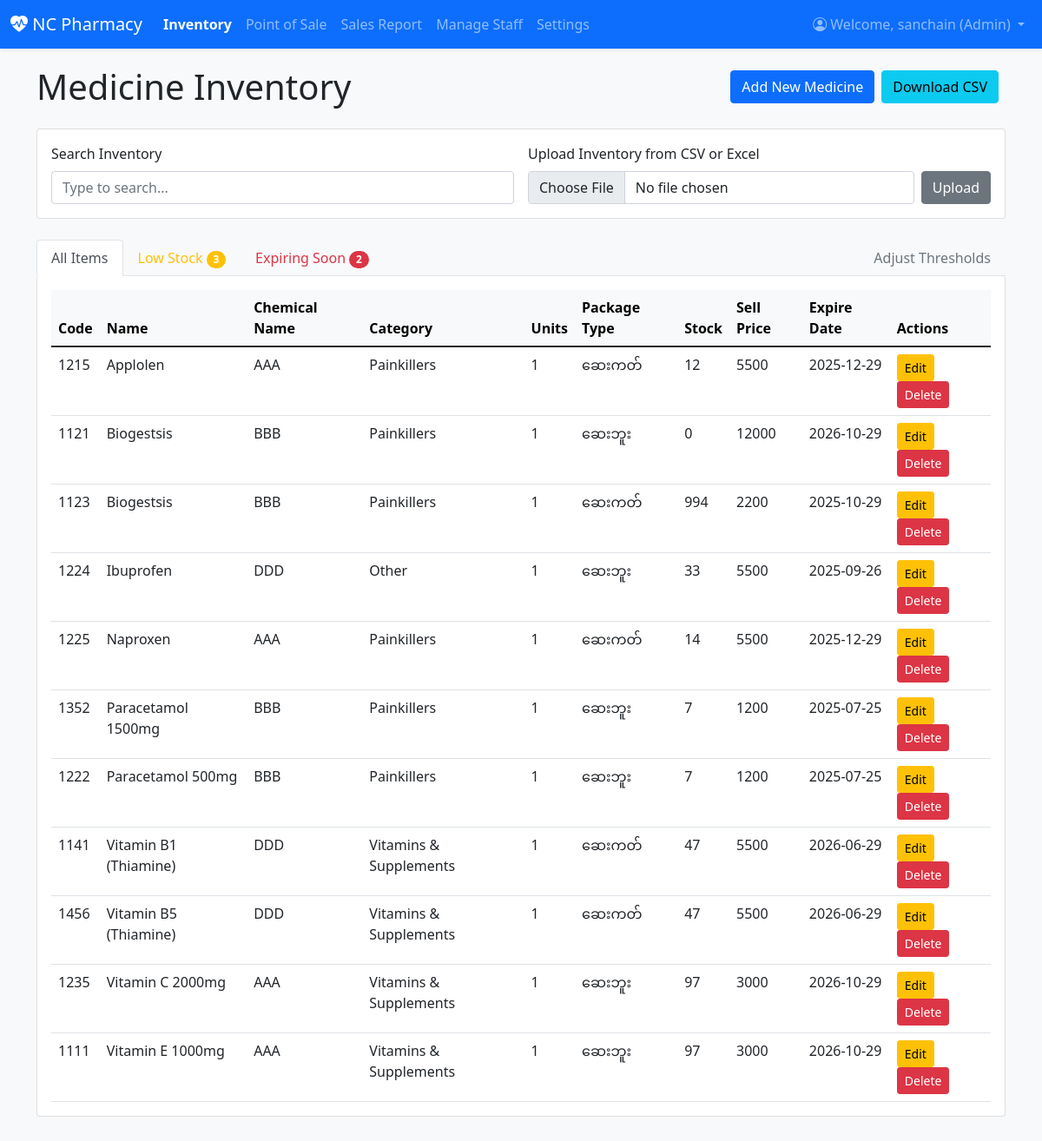
The app's page /inventory/ (signed in), older data.
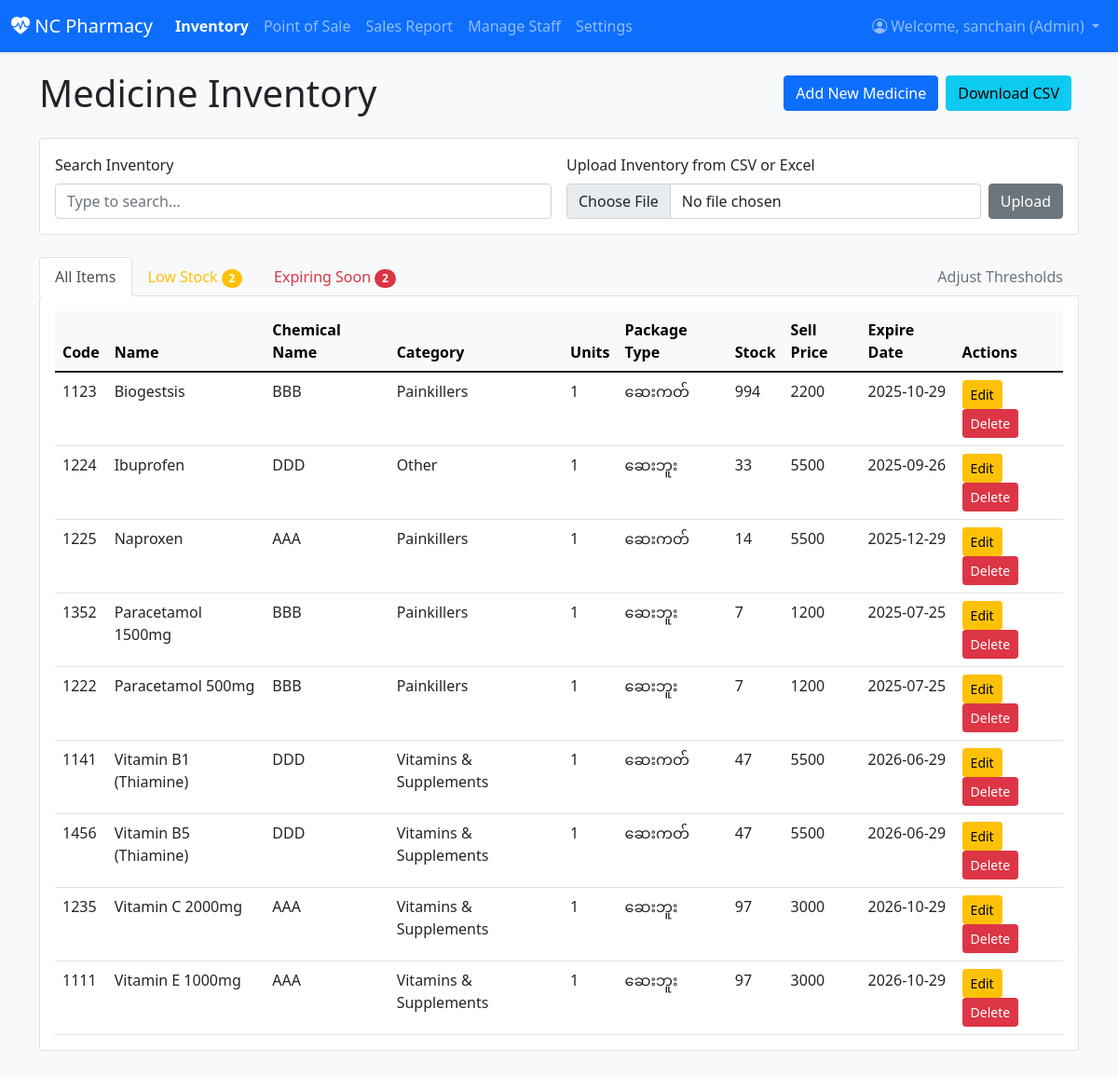
The same page, newer data.
### inventory/models.py (models this page shows, shortened)
class Profile(models.Model):
    user = models.OneToOneField(User, on_delete=models.CASCADE)
    ROLE_CHOICES = (
        ('admin', 'Admin'),
        ('staff', 'Staff'),
    )
    role = models.CharField(max_length=10, choices=ROLE_CHOICES, blank=True)
    permissions = models.ManyToManyField(Permission, blank=True)

class Medicine(models.Model):
    CATEGORY_CHOICES = [
        ('Tablet', 'Tablet'),
        ('Syrup', 'Syrup'),
        ('Injection', 'Injection'),
        ('Cream', 'Cream'),
        ('Instrument', 'Instrument'),
        ('Other', 'Other'),
    ]
    code = models.CharField(max_length=50, blank=True, verbose_name="Code")
    name = models.CharField(max_length=100, verbose_name="Name")
    brand_name = models.CharField(max_length=100, blank=True, verbose_name="Chemical Name")
    category = models.CharField(max_length=50, choices=CATEGORY_CHOICES, default='Other', verbose_name="Category")
    unit_per_package = models.PositiveIntegerField(default=1, verbose_name="Units/Pkg")
    package_type = models.CharField(max_length=50, blank=True, verbose_name="Package Type")
    quantity = models.PositiveIntegerField(default=0, verbose_name="Stock Quantity")
    purchase_price = models.IntegerField(default=0, verbose_name="Buy Price")
    selling_price = models.IntegerField(default=0, verbose_name="Sell Price")
    purchase_date = models.DateField(null=True, blank=True, verbose_name="Buy Date")
    expiry_date = models.DateField(verbose_name="Expire Date")
    added_date = models.DateTimeField(auto_now_add=True)
    description = models.TextField(blank=True)
    dosage_form = models.CharField(max_length=100, blank=True)
    supplier_name = models.CharField(max_length=100, blank=True)
    storage_info = models.TextField(blank=True)
    location = models.CharField(max_length=100, blank=True)
    is_active = models.BooleanField(default=True, verbose_name="Is Active")
    class Meta:
        ordering = ['name']

### inventory/views.py (the view)
# urls.py: path('inventory/', MedicineListView.as_view(), name='medicine_list'),
class MedicineListView(LoginRequiredMixin, ListView):
    model = Medicine
    template_name = 'inventory/medicine_list.html'
    context_object_name = 'medicines'
    login_url = '/login/'
    def get_queryset(self):
        return Medicine.objects.filter(is_active=True)
    def get_context_data(self, **kwargs):
        context = super().get_context_data(**kwargs)
        thresholds, _ = Threshold.objects.get_or_create(pk=1)
        medicines = self.get_queryset()
        expiry_alert_date = date.today() + timedelta(days=thresholds.expiry_threshold_days)
        for med in medicines:
            med.is_low_stock = med.quantity <= thresholds.low_stock_threshold
            med.is_expiring_soon = med.expiry_date <= expiry_alert_date
        context.update({
            'low_stock_medicines': [m for m in medicines if m.is_low_stock],
            'expiring_soon_medicines': [m for m in medicines if m.is_expiring_soon],
            'thresholds': thresholds,
            'upload_form': FileUploadForm(),
            'user_can_add': user_has_permission(self.request.user, 'add_medicine'),
            'user_can_edit': user_has_permission(self.request.user, 'change_medicine'),
            'user_can_delete': user_has_permission(self.request.user, 'delete_medicine'),
            'user_can_adjust_thresholds': user_has_permission(self.request.user, 'change_threshold'),
            'is_admin': is_admin(self.request.user)
        })
        return context

### inventory/forms.py
class FileUploadForm(forms.Form):
    file = forms.FileField(label="Select a CSV or Excel file", widget=forms.FileInput(attrs={'class': 'form-control'}))

### inventory/views.py (called while the page is built)
def is_admin(user):
    return user.is_authenticated and hasattr(user, 'profile') and user.profile.role == 'admin'

def user_has_permission(user, perm_codename):
    if not user.is_authenticated or not hasattr(user, 'profile'):
        return False
    if is_admin(user):
        return True
    return user.profile.permissions.filter(codename=perm_codename).exists()

### inventory/templates/inventory/medicine_list.html (shortened to what this page needs)
{% extends 'inventory/base.html' %}
{% block content %}
    <div class="d-flex justify-content-between align-items-center mb-3 flex-wrap">
        <h1 class="mb-2 me-3">Medicine Inventory</h1>
        <div class="d-flex align-items-center flex-wrap">
            <a href="{% url 'medicine_new' %}" class="btn btn-primary me-2 mb-2">Add New Medicine</a>
            <a href="{% url 'export_inventory_csv' %}" class="btn btn-info me-2 mb-2">Download CSV</a>
        </div>
    </div>
    <div class="card mb-4">
        <div class="card-body">
            <div class="row g-3">
                <div class="col-md-6">
                    <label for="inventorySearchInput" class="form-label">Search Inventory</label>
                    <div class="input-group">
                        <input type="text" class="form-control" id="inventorySearchInput" placeholder="Type to search...">
                    </div>
                </div>
                <div class="col-md-6">
                    <label class="form-label">Upload Inventory from CSV or Excel</label>
                    <form action="{% url 'upload_inventory_file' %}" method="post" enctype="multipart/form-data" class="d-flex">
                        {{ upload_form.file }}
                        <button type="submit" class="btn btn-secondary ms-2">Upload</button>
                    </form>
                </div>
            </div>
        </div>
    </div>
    <ul class="nav nav-tabs" id="inventoryTabs" role="tablist">
        <li class="nav-item" role="presentation">
            <button class="nav-link active" id="all-items-tab" data-bs-toggle="tab" data-bs-target="#all-items" type="button" role="tab" aria-controls="all-items" aria-selected="true">All Items</button>
        </li>
        <li class="nav-item" role="presentation">
            <button class="nav-link text-warning" id="low-stock-tab" data-bs-toggle="tab" data-bs-target="#low-stock" type="button" role="tab" aria-controls="low-stock" aria-selected="false">
                Low Stock
                {% if low_stock_medicines %}
                    <span class="badge bg-warning rounded-pill">{{ low_stock_medicines|length }}</span>
                {% endif %}
            </button>
        </li>
        <li class="nav-item" role="presentation">
            <button class="nav-link text-danger" id="expiring-soon-tab" data-bs-toggle="tab" data-bs-target="#expiring-soon" type="button" role="tab" aria-controls="expiring-soon" aria-selected="false">
                Expiring Soon
                {% if expiring_soon_medicines %}
                    <span class="badge bg-danger rounded-pill">{{ expiring_soon_medicines|length }}</span>
                {% endif %}
            </button>
        </li>
        <li class="nav-item ms-auto">
             <a href="{% url 'threshold_edit' thresholds.pk %}" class="nav-link text-secondary">Adjust Thresholds</a>
        </li>
    </ul>
    <div class="tab-content" id="inventoryTabsContent">
        <div class="tab-pane fade show active" id="all-items" role="tabpanel" aria-labelledby="all-items-tab">
            <div class="card card-body border-top-0">
                <div class="table-responsive d-none d-lg-block">
                    <table class="table table-hover mb-0">
                        <thead class="table-light">
                            <tr>
                                <th>Code</th>
                                <th>Name</th>
                                <th>Chemical Name</th>
                                <th>Category</th>
                                <th>Units</th>
                                <th>Package Type</th>
                                <th>Stock</th>
                                <th>Sell Price</th>
                                <th>Expire Date</th>
                                <th>Actions</th>
                            </tr>
                        </thead>
                        <tbody class="searchable-container">
                            {% for medicine in medicines %}
                            <tr class="searchable-row {% if medicine.is_low_stock %}table-warning{% endif %}{% if medicine.is_expiring_soon %} table-danger{% endif %}">
                                <td class="search-code">{{ medicine.code }}</td>
                                <td class="search-name">{{ medicine.name }}</td>
                                <td class="search-brand">{{ medicine.brand_name }}</td>
                                <td class="search-category">{{ medicine.get_category_display }}</td>
                                <td>{{ medicine.unit_per_package }}</td>
                                <td class="search-package">{{ medicine.package_type }}</td>
                                <td>{{ medicine.quantity }}</td>
                                <td>{{ medicine.selling_price|floatformat:0 }}</td>
                                <td>{{ medicine.expiry_date|date:"Y-m-d" }}</td>
                                <td>
                                    <a href="{% url 'medicine_edit' medicine.pk %}" class="btn btn-sm btn-warning">Edit</a>
                                    <a href="{% url 'medicine_delete' medicine.pk %}" class="btn btn-sm btn-danger">Delete</a>
                                </td>
                            </tr>
                            {% empty %}
                            <tr><td colspan="10" class="text-center">No medicines found.</td></tr>
                            {% endfor %}
                        </tbody>
                    </table>
                </div>
            </div>
        </div>
    </div>
{% endblock %}

### inventory/templates/inventory/base.html (shortened to what this page needs)
{% load static %}
<!DOCTYPE html>
<html lang="en">
<head>
    <link href="https://cdn.jsdelivr.net/npm/bootstrap@5.1.3/dist/css/bootstrap.min.css" rel="stylesheet">
    <link rel="stylesheet" href="https://cdn.jsdelivr.net/npm/bootstrap-icons@1.8.1/font/bootstrap-icons.css">
</head>
<body>
    <nav class="navbar navbar-expand-lg navbar-dark bg-primary shadow-sm">
        <div class="container-fluid">
            <a class="navbar-brand" href="{% if user.is_authenticated %}{% url 'dashboard' %}{% else %}{% url 'login' %}{% endif %}">
                <i class="bi bi-heart-pulse-fill"></i> NC Pharmacy
            </a>
            {% if user.is_authenticated %}
            <div class="collapse navbar-collapse" id="navbarNav">
                <ul class="navbar-nav me-auto mb-2 mb-lg-0">
                    <li class="nav-item"><a class="nav-link {% if request.resolver_match.url_name == 'medicine_list' %}active{% endif %}" href="{% url 'medicine_list' %}">Inventory</a></li>
                    <li class="nav-item"><a class="nav-link {% if request.resolver_match.url_name == 'pos' %}active{% endif %}" href="{% url 'pos' %}">Point of Sale</a></li>
                    <li class="nav-item"><a class="nav-link {% if request.resolver_match.url_name == 'sales_report' %}active{% endif %}" href="{% url 'sales_report' %}">Sales Report</a></li>
                    {% if user.profile.role == 'admin' %}
                    <li class="nav-item"><a class="nav-link {% if request.resolver_match.url_name == 'manage_staff' %}active{% endif %}" href="{% url 'manage_staff' %}">Manage Staff</a></li>
                    <li class="nav-item"><a class="nav-link {% if request.resolver_match.url_name == 'settings' %}active{% endif %}" href="{% url 'settings' %}">Settings</a></li>
                    {% endif %}
                </ul>
                <ul class="navbar-nav ms-auto">
                    <li class="nav-item dropdown">
                        <a class="nav-link dropdown-toggle" href="#" id="navbarDropdown" role="button" data-bs-toggle="dropdown" aria-expanded="false">
                           <i class="bi bi-person-circle"></i> Welcome, {{ user.username }} ({{ user.profile.get_role_display }})
                        </a>
                    </li>
                </ul>
            </div>
            {% endif %}
        </div>
    </nav>
    <div class="container content-wrapper">
        {% block content %}{% endblock %}
    </div>
</body>
</html>

### inventory/templates/inventory/base.html (style rules this page uses)
body { background-color: #f8f9fa; }
.content-wrapper { padding-top: 20px; padding-bottom: 40px; }
.navbar .nav-link.active { font-weight: bold; color: #fff; }

Row changes from the older to the newer data that the page shows:
no longer on this page (row edited): Medicine: code "1215", name "Applolen", brand_name "AAA", category "Painkillers", unit_per_package "1", package_type "ဆေးကတ်", quantity "12", selling_price "5500", expiry_date "2025-12-29"
no longer on this page (row edited): Medicine: code "1121", name "Biogestsis", brand_name "BBB", category "Painkillers", unit_per_package "1", package_type "ဆေးဘူး", quantity "0", selling_price "12000", expiry_date "2026-10-29"
Text that changed along with them:
{{ low_stock_medicines|length }}: "3" → "2"
